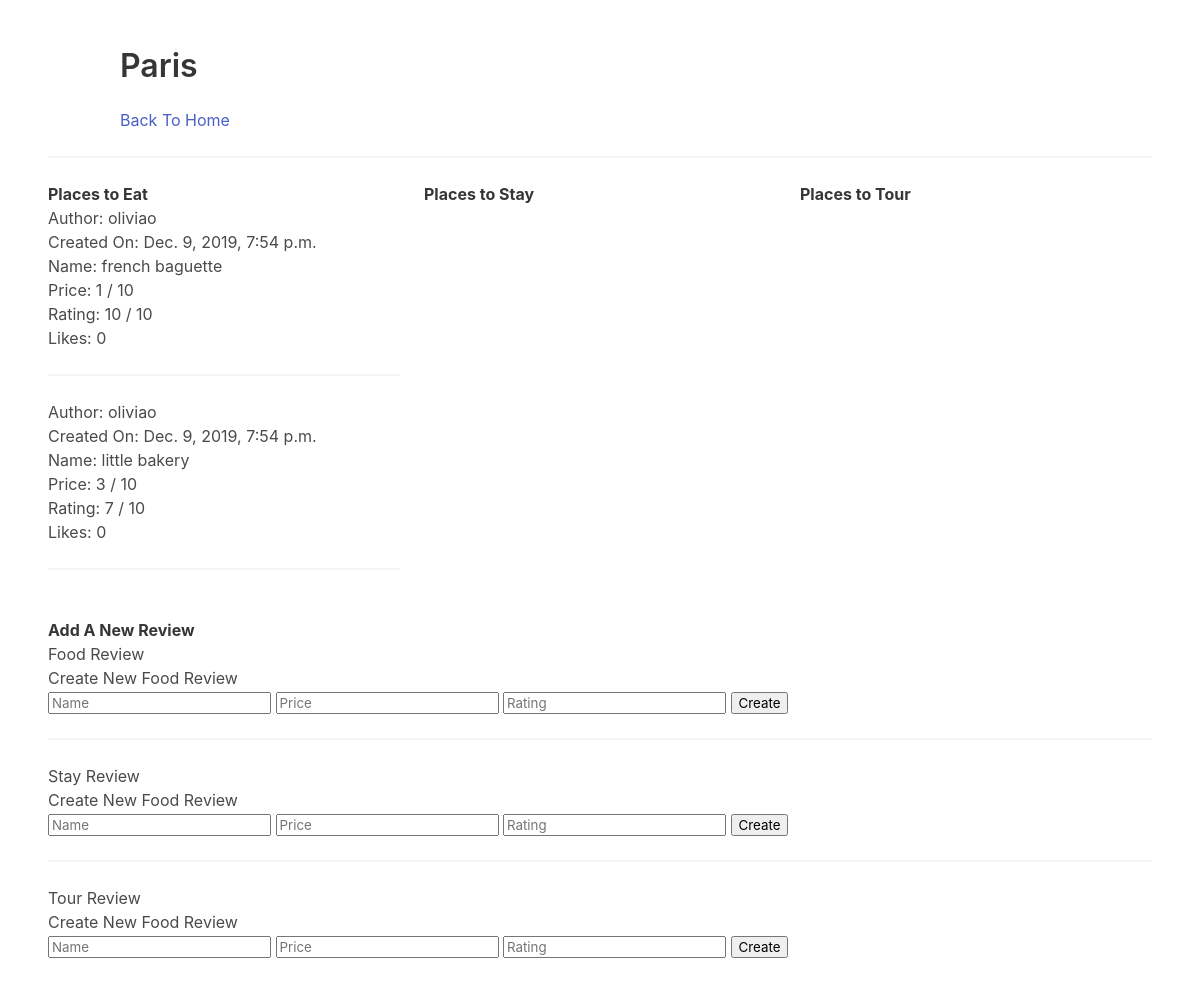
/place/Paris, run on an earlier commit of the app's database.
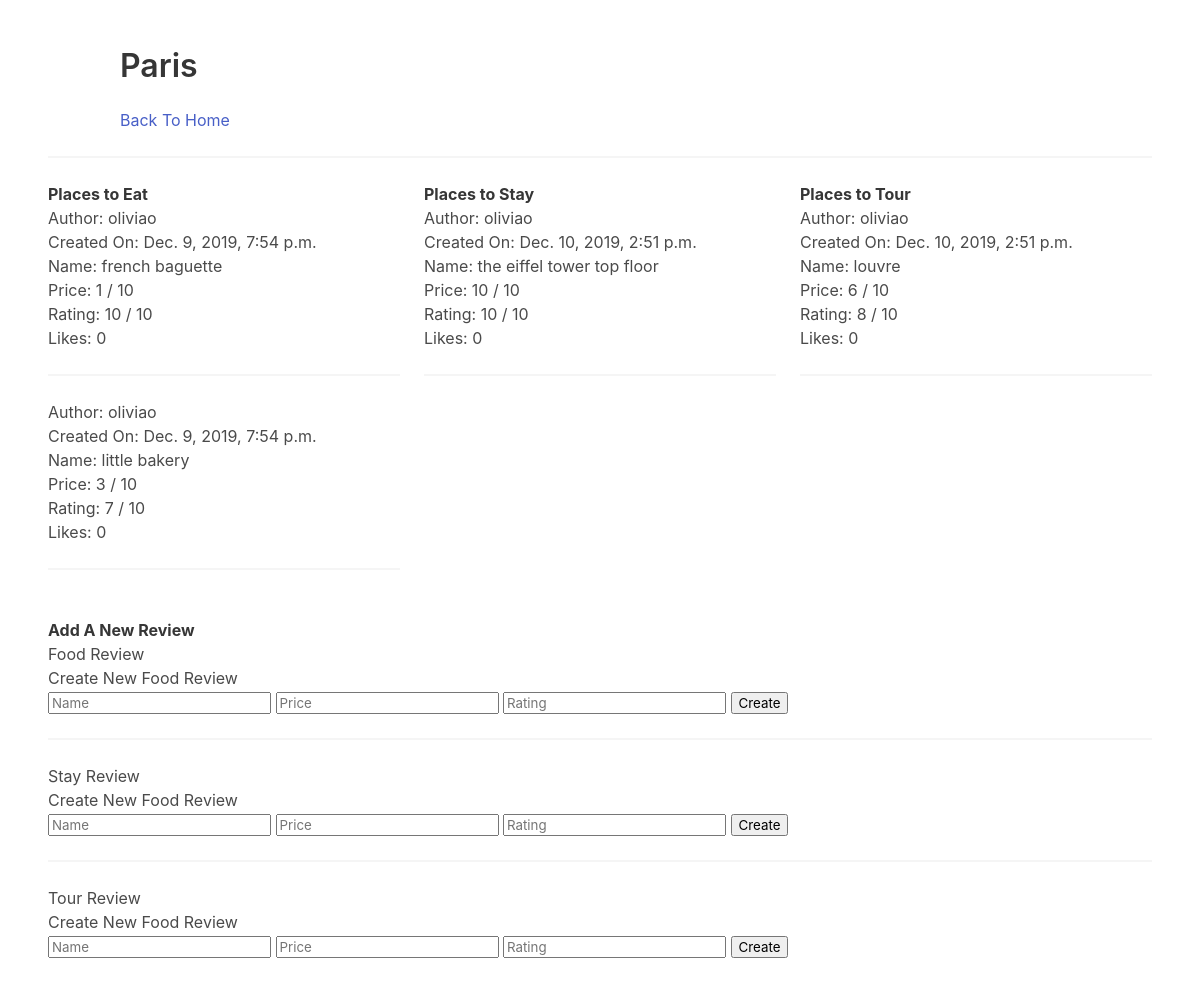
And on a later commit of the database.
### core/models.py (models this page shows, shortened)
class FoodReview(models.Model):
    author = models.ForeignKey(User, on_delete=models.DO_NOTHING)
    body = models.CharField(max_length=140)
    created_at = models.DateTimeField(auto_now=True)
    num_likes = models.IntegerField(default=0)
    price = models.IntegerField(default = 0)
    rating = models.IntegerField(default = 0)

class StayReview(models.Model):
    author = models.ForeignKey(User, on_delete=models.DO_NOTHING)
    body = models.CharField(max_length=140)
    created_at = models.DateTimeField(auto_now=True)
    num_likes = models.IntegerField(default=0)
    price = models.IntegerField(default = 0)
    rating = models.IntegerField(default = 0)

class TourReview(models.Model):
    author = models.ForeignKey(User, on_delete=models.DO_NOTHING)
    body = models.CharField(max_length=140)
    created_at = models.DateTimeField(auto_now=True)
    num_likes = models.IntegerField(default=0)
    price = models.IntegerField(default = 0)
    rating = models.IntegerField(default = 0)

### core/views.py (the view)
# urls.py: path('place/<str:name>', place, name='place'),
def place(request, name):
    if request.method == "POST":
        body = request.POST["name"]
        price = request.POST["price"]
        rating = request.POST["rating"]
        p = Place.objects.get(name=name)
        if 'food' in request.POST:
            f = FoodReview.objects.create(author=request.user, body=body, num_likes=0, price=price, rating=rating)
            p.food.add(f)
        elif 'stay' in request.POST:
            s = StayReview.objects.create(author=request.user, body=body, num_likes=0, price=price, rating=rating)
            p.stay.add(s)
        elif 'tour' in request.POST:
            t = TourReview.objects.create(author=request.user, body=body, num_likes=0, price=price, rating=rating)
            p.tour.add(t)
        return redirect(request.META['HTTP_REFERER'])
    else:
        place = Place.objects.get(name=name)
        foodRev = place.food.all()
        stayRev = place.stay.all()
        tourRev = place.tour.all()
        return render(request, "place.html", {"place": place, "foodRev": foodRev, "stayRev" : stayRev, "tourRev": tourRev})

### core/templates/place.html (shortened to what this page needs)
<!DOCTYPE html>
<html>
  <head>
    <link rel="stylesheet" href="https://cdn.jsdelivr.net/npm/bulma@0.8.0/css/bulma.min.css">
  </head>
  <body>
  <section class="section">
    <div class="container">
      <h1 class="title">
        {{place.name}}
      </h1>
      <a href="/">Back To Home</a>
    </div>
    <hr>
    <div class="columns">
                <div class="column">
                                <strong> Places to Eat </strong>
                                {% for f in foodRev %}
                                        <p> Author: {{f.author}}</p>
                                        <p> Created On: {{f.created_at}}</p>
                                        <p> Name: {{f.body}} </p>
                                       <p> Price: {{f.price}} / 10</p>
                                       <p> Rating: {{f.rating}} / 10</p>
                                       <p> Likes: {{f.num_likes}} </p>
                                        <hr>
                                {% endfor %}
                </div>
                <div class="column">
                                <strong> Places to Stay </strong>
                                {% for s in stayRev %}
                                        <p> Author: {{s.author}}</p>
                                        <p> Created On: {{s.created_at}}</p>
                                        <p> Name: {{s.body}} </p>
                                       <p> Price: {{s.price}} / 10</p>
                                       <p> Rating: {{s.rating}} / 10</p>
                                       <p> Likes: {{s.num_likes}} </p>
                                        <hr>
                                {% endfor %}
                </div>
                <div class="column">
                                <strong> Places to Tour </strong>
                                {% for t in tourRev %}
                                       <p> Author: {{t.author}}</p>
                                       <p> Created On: {{t.created_at}}</p>
                                       <p> Name: {{t.body}} </p>
                                       <p> Price: {{t.price}} / 10</p>
                                       <p> Rating: {{t.rating}} / 10</p>
                                       <p> Likes: {{t.num_likes}} </p>
                                        <hr>
                                {% endfor %}
                </div>
              </div>
<strong>Add A New Review</strong>
<h5> Food Review </h5>
<form method="POST" action={{place.name}}>
    <p>Create New Food Review</p>
    <input name="name" placeholder="Name" />
    <input name="price" placeholder="Price" />
    <input name="rating" placeholder="Rating" />
    <input type="submit" name="food" value="Create"/>
</form>
<hr>
<h5> Stay Review </h5>
<form method="POST" action={{place.name}}>
    <p>Create New Food Review</p>
    <input name="name" placeholder="Name" />
    <input name="price" placeholder="Price" />
    <input name="rating" placeholder="Rating" />
    <input type="submit" name="stay" value="Create"/>
</form>
<hr>
<h5> Tour Review </h5>
<form method="POST" action={{place.name}}>
    <p>Create New Food Review</p>
    <input name="name" placeholder="Name" />
    <input name="price" placeholder="Price" />
    <input name="rating" placeholder="Rating" />
    <input type="submit" name="tour" value="Create"/>
</form>
  </section>
  </body>
</html>

What changed in the data, as far as the page shows it:
added StayReview: author "oliviao", created_at "Dec. 10, 2019, 2:51 p.m.", body "the eiffel tower top floor", price "10", rating "10", num_likes "0"
added TourReview: author "oliviao", created_at "Dec. 10, 2019, 2:51 p.m.", body "louvre", price "6", rating "8", num_likes "0"
